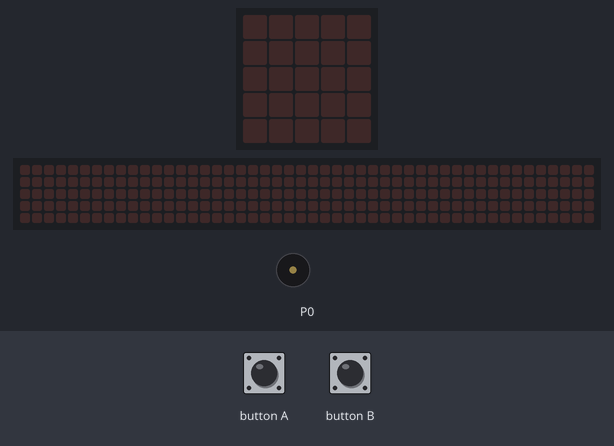
Simulated run of this program. Board: BBC micro:bit (MakeCode). Parts: the board's 5×5 LED display, a strip that is not on the board, showing the scrolling text unrolled, buzzer (waves = sounding). Inputs (shaded band) come from the test bench. The 48×5 strip is a reading aid, not a part: it shows the text the display is scrolling, unrolled, one strip-width of it at a time.

Above: at 1.2 s.
1.3 s: button A pressed for 0.15 s
At 1.45 s:
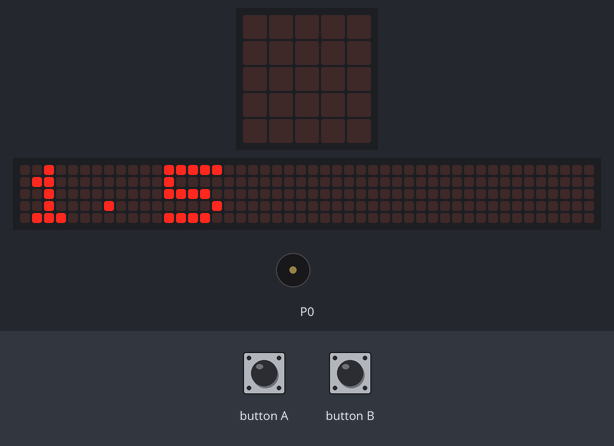
At 8.83 s:
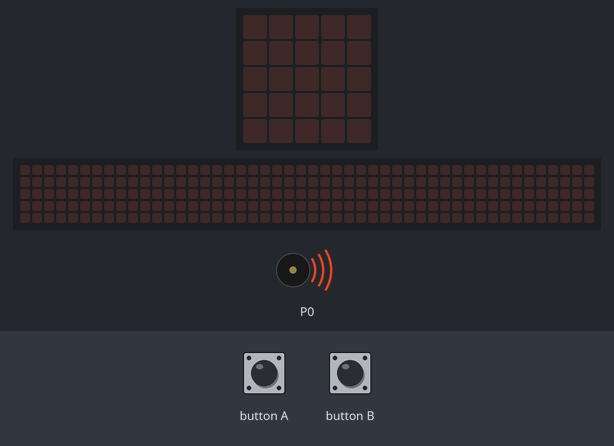
10.3 s: button B pressed for 3.2 s
At 21.1 s:
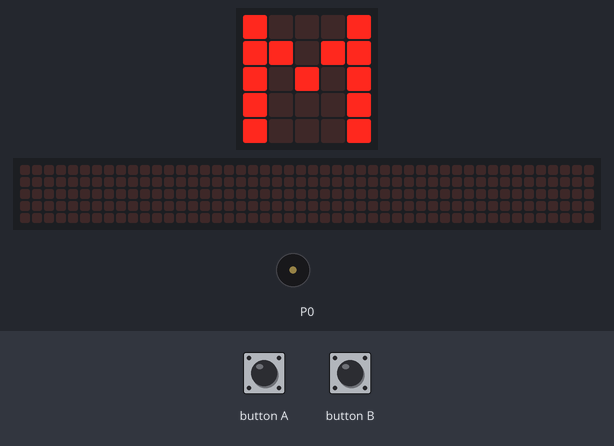
Timing chart, 0 to 24.0 s (numbered marks = the images above; inputs shaded):
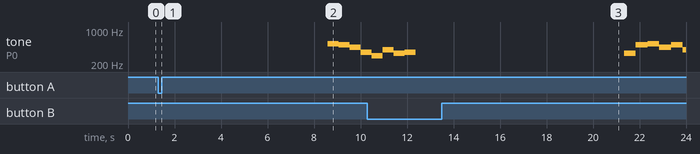

The program:

main.ts
```typescript
let Longitud = 0
basic.forever(function () {
    Longitud = 59
    if (input.buttonIsPressed(Button.A)) {
        basic.showNumber(Longitud * 0.0254)
        basic.pause(1000)
        basic.showString("In")
        music.playMelody("C5 B A F D G E F ", 128)
        basic.clearScreen()
    }
    if (input.buttonIsPressed(Button.B)) {
        basic.showNumber(Longitud / 0.0254)
        basic.pause(1000)
        basic.showString("M")
        basic.clearScreen()
        music.playMelody("E B C5 A B G A F ", 120)
    }
})
```

test.ts
```typescript
// aquí va el archivo "tests"; esto no se compilará cuando este paquete se utilice como una extensión.
```

Measured:
- after the input at 1.3 s, tone on P0: silent → 523 Hz after 7.3 s, → 494 Hz 0.47 s later, → 440 Hz 0.47 s later, → 349 Hz 0.47 s later; the display: changes at once (image 1)
- after the input at 10.3 s, the display: first changes after 2.1 s (image 3 shows a later state)
- what the display in image 3 shows lasts 0.7 s, from 20.6 s to 21.3 s
